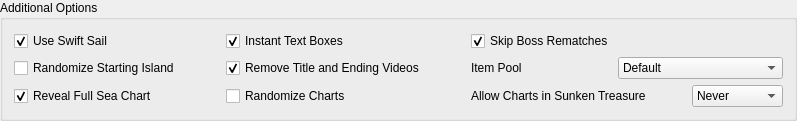
             <widget class="QGroupBox" name="group_for_convenience">
              <property name="title">
               <string>Additional Options</string>
              </property>
              <layout class="QGridLayout" name="grid_for_convenience">
               <item row="2" column="4">
                <layout class="QHBoxLayout" name="layout_for_can_chain_charts" stretch="2,1,2">
                 <item>
                  <widget class="QLabel" name="label_for_can_chain_charts">
                   <property name="text">
                    <string>Allow Charts in Sunken Treasure</string>
                   </property>
                  </widget>
                 </item>
                 <item>
                  <spacer name="spacer_for_can_chain_charts">
                   <property name="orientation">
                    <enum>Qt::Horizontal</enum>
                   </property>
                   <property name="sizeHint" stdset="0">
                    <size>
                     <width>40</width>
                     <height>20</height>
                    </size>
                   </property>
                  </spacer>
                 </item>
                 <item>
                  <widget class="QComboBox" name="can_chain_charts">
                   <item>
                    <property name="text">
                     <string>Never</string>
                    </property>
                   </item>
                   <item>
                    <property name="text">
                     <string>Sometimes</string>
                    </property>
                   </item>
                   <item>
                    <property name="text">
                     <string>Always</string>
                    </property>
                   </item>
                  </widget>
                 </item>
                </layout>
               </item>
               <item row="2" column="0">
                <widget class="QCheckBox" name="reveal_full_sea_chart">
                 <property name="text">
                  <string>Reveal Full Sea Chart</string>
                 </property>
                 <property name="checked">
                  <bool>true</bool>
                 </property>
                </widget>
               </item>
               <item row="2" column="2">
                <widget class="QCheckBox" name="randomize_charts">
                 <property name="text">
                  <string>Randomize Charts</string>
                 </property>
                </widget>
               </item>
               <item row="1" column="0">
                <widget class="QCheckBox" name="randomize_starting_island">
                 <property name="text">
                  <string>Randomize Starting Island</string>
                 </property>
                </widget>
               </item>
               <item row="0" column="0">
                <widget class="QCheckBox" name="swift_sail">
                 <property name="text">
                  <string>Use Swift Sail</string>
                 </property>
                 <property name="checked">
                  <bool>true</bool>
                 </property>
                </widget>
               </item>
               <item row="0" column="2">
                <widget class="QCheckBox" name="instant_text_boxes">
                 <property name="text">
                  <string>Instant Text Boxes</string>
                 </property>
                 <property name="checked">
                  <bool>true</bool>
                 </property>
                </widget>
               </item>
               <item row="0" column="4">
                <widget class="QCheckBox" name="skip_rematch_bosses">
                 <property name="text">
                  <string>Skip Boss Rematches</string>
                 </property>
                 <property name="checked">
                  <bool>true</bool>
                 </property>
                </widget>
               </item>
               <item row="1" column="2">
                <widget class="QCheckBox" name="remove_title_and_ending_videos">
                 <property name="text">
                  <string>Remove Title and Ending Videos</string>
                 </property>
                 <property name="checked">
                  <bool>true</bool>
                 </property>
                </widget>
               </item>
               <item row="0" column="3">
                <spacer name="horizontalSpacer_15">
                 <property name="orientation">
                  <enum>Qt::Horizontal</enum>
                 </property>
                 <property name="sizeHint" stdset="0">
                  <size>
                   <width>40</width>
                   <height>20</height>
                  </size>
                 </property>
                </spacer>
               </item>
               <item row="0" column="1">
                <spacer name="horizontalSpacer_13">
                 <property name="orientation">
                  <enum>Qt::Horizontal</enum>
                 </property>
                 <property name="sizeHint" stdset="0">
                  <size>
                   <width>40</width>
                   <height>20</height>
                  </size>
                 </property>
                </spacer>
               </item>
               <item row="1" column="4">
                <layout class="QHBoxLayout" name="layout_for_convenience_option" stretch="2,1,2">
                 <item>
                  <widget class="QLabel" name="convenience_option_label">
                   <property name="text">
                    <string>Item Pool</string>
                   </property>
                  </widget>
                 </item>
                 <item>
                  <spacer name="horizontalSpacer_21">
                   <property name="orientation">
                    <enum>Qt::Horizontal</enum>
                   </property>
                   <property name="sizeHint" stdset="0">
                    <size>
                     <width>40</width>
                     <height>20</height>
                    </size>
                   </property>
                  </spacer>
                 </item>
                 <item>
                  <widget class="QComboBox" name="convenience_option">
                   <item>
                    <property name="text">
                     <string>Default</string>
                    </property>
                   </item>
                   <item>
                    <property name="text">
                     <string>Convenient</string>
                    </property>
                   </item>
                   <item>
                    <property name="text">
                     <string>Plentiful</string>
                    </property>
                   </item>
                   <item>
                    <property name="text">
                     <string>Plentiful and Convenient</string>
                    </property>
                   </item>
                  </widget>
                 </item>
                </layout>
               </item>
              </layout>
             </widget>
